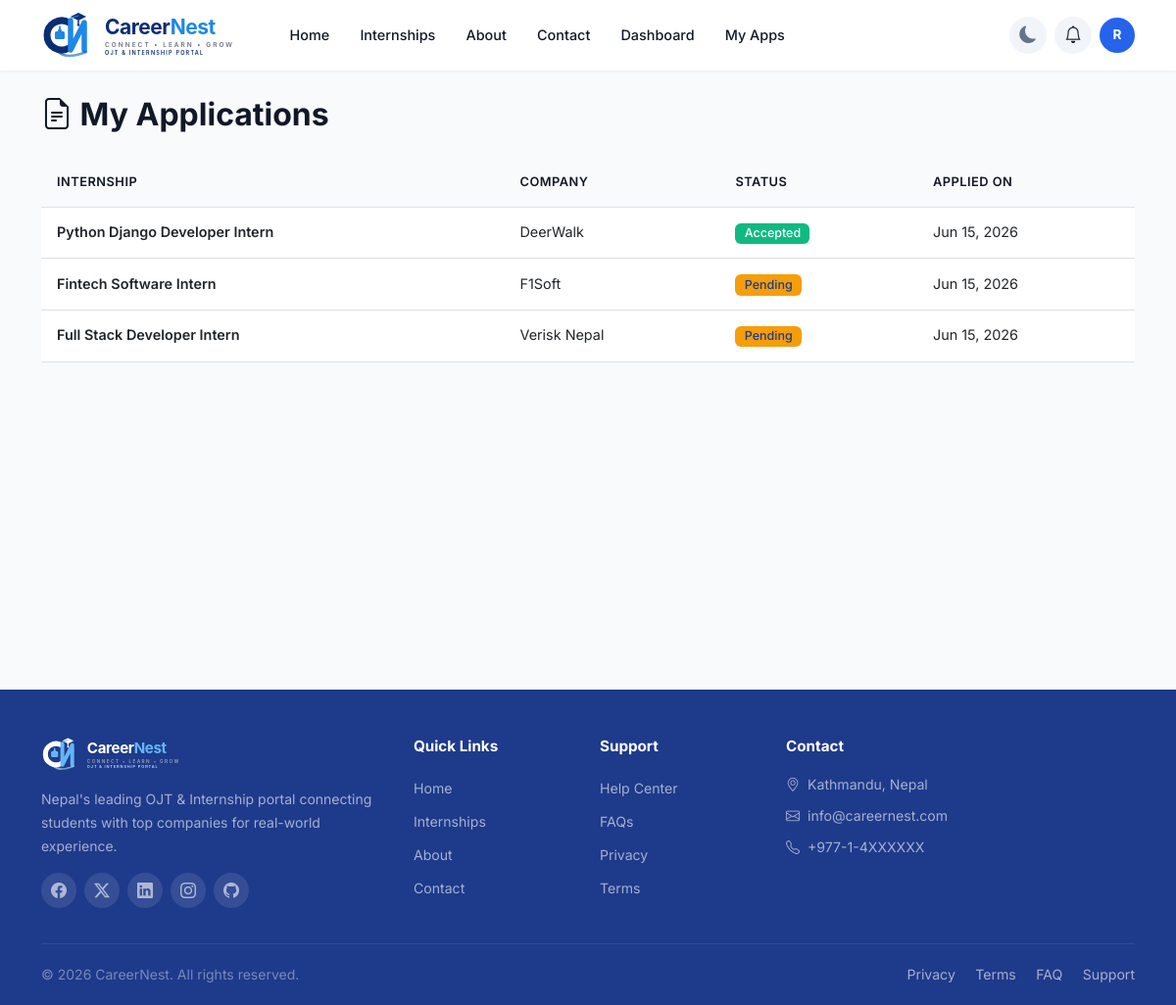
The app's page /applications/my/ (signed in) with its own data.
### applications/models.py (models this page shows, shortened)
class Application(models.Model):
    STATUS_CHOICES = [
        ('Pending','Pending'),
        ('Accepted','Accepted'),
        ('Rejected','Rejected'),
    ]
    student = models.ForeignKey(
        User,
        on_delete=models.CASCADE,
        related_name='applications'
    )
    internship = models.ForeignKey(
        Internship,
        on_delete=models.CASCADE,
        related_name='applications'
    )
    status = models.CharField(
        max_length=20,
        choices=STATUS_CHOICES,
        default='Pending'
    )
    applied_date = models.DateTimeField(
        auto_now_add=True
    )

### internships/models.py (models this page shows, shortened)
class Internship(models.Model):
    TYPE_CHOICES = [
        ('remote', 'Remote'),
        ('onsite', 'On-site'),
        ('hybrid', 'Hybrid'),
    ]
    company = models.ForeignKey(
        Company, on_delete=models.CASCADE, related_name='internships'
    )
    title = models.CharField(max_length=200)
    description = models.TextField()
    skills_required = models.CharField(max_length=500, blank=True, help_text="Comma separated skills")
    location = models.CharField(max_length=100)
    internship_type = models.CharField(max_length=20, choices=TYPE_CHOICES, default='onsite')
    duration = models.CharField(max_length=100, blank=True, help_text="e.g. 3 months")
    stipend = models.CharField(max_length=100, blank=True, help_text="e.g. Rs. 10,000/month")
    created_at = models.DateTimeField(auto_now_add=True)

### companies/models.py (models this page shows, shortened)
class Company(models.Model):
    user = models.OneToOneField(
        User,
        on_delete=models.CASCADE,
        related_name='company'
    )
    company_name = models.CharField(
        max_length=100
    )
    description = models.TextField()
    is_approved = models.BooleanField(
        default=False
    )

### applications/views.py (the view)
@login_required(login_url='login')
def my_applications(request):
    applications = Application.objects.filter(student=request.user)
    return render(request, 'applications/my_applications.html', {
        'applications': applications
    })

### accounts/context_processors.py (called while the page is built)
def notifications(request):
    if request.user.is_authenticated:
        return {
            'notifications': Notification.objects.filter(user=request.user)[:5],
            'unread_count': Notification.objects.filter(user=request.user, is_read=False).count(),
        }
    return {}

### templates/applications/my_applications.html (shortened to what this page needs)
{% extends 'base.html' %}
{% block content %}
<div class="container mt-4">
    <h2 class="fw-bold mb-4"><i class="bi bi-file-earmark-text"></i> My Applications</h2>
    {% if applications %}
    <div class="table-responsive">
        <table class="table table-hover align-middle">
            <thead>
                <tr>
                    <th>Internship</th>
                    <th>Company</th>
                    <th>Status</th>
                    <th>Applied On</th>
                </tr>
            </thead>
            <tbody>
                {% for app in applications %}
                <tr>
                    <td class="fw-semibold">{{ app.internship.title }}</td>
                    <td>{{ app.internship.company.company_name }}</td>
                    <td>
                        {% if app.status == "Pending" %}
                            <span class="badge bg-warning text-dark">Pending</span>
                        {% elif app.status == "Accepted" %}
                            <span class="badge bg-success">Accepted</span>
                        {% elif app.status == "Rejected" %}
                            <span class="badge bg-danger">Rejected</span>
                        {% endif %}
                    </td>
                    <td>{{ app.applied_date|date:"M d, Y" }}</td>
                </tr>
                {% empty %}
                <tr>
                    <td colspan="4" class="text-center text-muted py-3">No applications yet.</td>
                </tr>
                {% endfor %}
            </tbody>
        </table>
    </div>
    {% endif %}
</div>
{% endblock %}

### templates/base.html (shortened to what this page needs)
<!DOCTYPE html>
<html lang="en">
<head>
    <link href="https://cdn.jsdelivr.net/npm/bootstrap@5.3.0/dist/css/bootstrap.min.css" rel="stylesheet">
    <link rel="stylesheet" href="https://cdn.jsdelivr.net/npm/bootstrap-icons@1.11.0/font/bootstrap-icons.css">
    {% load static %}
    <link rel="stylesheet" href="{% static 'css/style.css' %}">
</head>
<body>
    <nav class="navbar navbar-expand-lg navbar-light sticky-top">
        <div class="container">
            <a class="navbar-brand" href="/">
                <img src="{% static 'images/logo.svg' %}" alt="CareerNest" height="50">
            </a>
            <div class="collapse navbar-collapse" id="navbarNav">
                <ul class="navbar-nav me-auto">
                    <li class="nav-item"><a class="nav-link" href="/">Home</a></li>
                    <li class="nav-item"><a class="nav-link" href="{% url 'internship_list' %}">Internships</a></li>
                    <li class="nav-item"><a class="nav-link" href="{% url 'about' %}">About</a></li>
                    <li class="nav-item"><a class="nav-link" href="{% url 'contact' %}">Contact</a></li>
                    {% if user.is_authenticated %}
                        {% if user.is_staff %}
                        <li class="nav-item dropdown">
                            <a class="nav-link dropdown-toggle" href="#" role="button" data-bs-toggle="dropdown">Admin</a>
                            <ul class="dropdown-menu">
                                <li><a class="dropdown-item" href="{% url 'admin_dashboard' %}">Dashboard</a></li>
                                <li><a class="dropdown-item" href="{% url 'admin_applications' %}">Applications</a></li>
                                <li><a class="dropdown-item" href="/admin/">Django Admin</a></li>
                            </ul>
                        </li>
                        {% elif user.company %}
                        <li class="nav-item"><a class="nav-link" href="{% url 'company_dashboard' %}">Dashboard</a></li>
                        <li class="nav-item"><a class="nav-link" href="{% url 'create_internship' %}">Post</a></li>
                        {% else %}
                        <li class="nav-item"><a class="nav-link" href="{% url 'student_dashboard' %}">Dashboard</a></li>
                        <li class="nav-item"><a class="nav-link" href="{% url 'my_applications' %}">My Apps</a></li>
                        {% endif %}
                    {% endif %}
                </ul>
                <ul class="navbar-nav align-items-center gap-2">
                    <li class="nav-item">
                        <button class="theme-toggle" id="themeToggle" title="Toggle dark mode">
                            <i class="bi bi-moon-fill"></i>
                        </button>
                    </li>
                    {% if user.is_authenticated %}
                    <li class="nav-item dropdown">
                        <button class="notification-btn" data-bs-toggle="dropdown" aria-label="Notifications">
                            <i class="bi bi-bell"></i>
                        </button>
                    </li>
                    <li class="nav-item dropdown">
                        <div class="avatar-circle-nav" data-bs-toggle="dropdown" role="button">{{ user.username|first|upper }}</div>
                    </li>
                    {% else %}
                    <li class="nav-item"><a class="btn-login" href="{% url 'login' %}">Login</a></li>
                    <li class="nav-item"><a class="btn-register" href="{% url 'signup' %}">Register</a></li>
                    {% endif %}
                </ul>
            </div>
        </div>
    </nav>
    <main>
        {% block content %}{% endblock %}
    </main>
    <footer class="site-footer pt-5 pb-0 mt-5">
        <div class="container">
            <div class="row g-4">
                <div class="col-lg-4">
                    <img src="{% static 'images/logo-light.svg' %}" alt="CareerNest" height="36" class="mb-3">
                    <p class="small" style="color: rgba(255,255,255,0.6);">Nepal's leading OJT & Internship portal connecting students with top companies for real-world experience.</p>
                    <div class="d-flex gap-2 mt-3">
                        <a href="#" class="social-link"><i class="bi bi-facebook"></i></a>
                        <a href="#" class="social-link"><i class="bi bi-twitter-x"></i></a>
                        <a href="#" class="social-link"><i class="bi bi-linkedin"></i></a>
                        <a href="#" class="social-link"><i class="bi bi-instagram"></i></a>
                        <a href="#" class="social-link"><i class="bi bi-github"></i></a>
                    </div>
                </div>
                <div class="col-6 col-lg-2">
                    <h6 class="footer-title">Quick Links</h6>
                    <ul class="list-unstyled">
                        <li class="mb-1"><a href="/" class="footer-link">Home</a></li>
                        <li class="mb-1"><a href="{% url 'internship_list' %}" class="footer-link">Internships</a></li>
                        <li class="mb-1"><a href="{% url 'about' %}" class="footer-link">About</a></li>
                        <li class="mb-1"><a href="{% url 'contact' %}" class="footer-link">Contact</a></li>
                    </ul>
                </div>
                <div class="col-6 col-lg-2">
                    <h6 class="footer-title">Support</h6>
                    <ul class="list-unstyled">
                        <li class="mb-1"><a href="#" class="footer-link">Help Center</a></li>
                        <li class="mb-1"><a href="#" class="footer-link">FAQs</a></li>
                        <li class="mb-1"><a href="#" class="footer-link">Privacy</a></li>
                        <li class="mb-1"><a href="#" class="footer-link">Terms</a></li>
                    </ul>
                </div>
                <div class="col-lg-4">
                    <h6 class="footer-title">Contact</h6>
                    <ul class="list-unstyled" style="color: rgba(255,255,255,0.6); font-size: 0.88rem;">
                        <li class="mb-2"><i class="bi bi-geo-alt me-1"></i> Kathmandu, Nepal</li>
                        <li class="mb-2"><i class="bi bi-envelope me-1"></i> info@careernest.com</li>
                        <li class="mb-2"><i class="bi bi-telephone me-1"></i> +977-1-4XXXXXX</li>
                    </ul>
                </div>
            </div>
            <div class="footer-bottom py-3 mt-4">
                <div class="row align-items-center">
                    <div class="col-md-6 text-center text-md-start">
                        <p class="mb-0 small" style="color: rgba(255,255,255,0.4);">&copy; {% now "Y" %} CareerNest. All rights reserved.</p>
                    </div>
                    <div class="col-md-6 text-center text-md-end">
                        <a href="#" class="footer-link small me-3">Privacy</a>
                        <a href="#" class="footer-link small me-3">Terms</a>
                        <a href="#" class="footer-link small me-3">FAQ</a>
                        <a href="#" class="footer-link small">Support</a>
                    </div>
                </div>
            </div>
        </div>
    </footer>
</body>
</html>

### static/css/style.css (style rules this page uses)
:root { --primary: #2563EB; --primary-dark: #1D4ED8; --dark: #1E3A8A; --accent: #10B981; --highlight: #F59E0B; --danger: #EF4444; --bg: #F8FAFC; --card-bg: #FFFFFF; --text: #111827; --text-muted: #6B7280; --border: #E5E7EB; --shadow: 0 1px 3px rgba(0,0,0,0.06), 0 1px 2px rgba(0,0,0,0.04); --shadow-md: 0 10px 30px rgba(0,0,0,0.06); --shadow-lg: 0 20px 60px rgba(0,0,0,0.1); --radius: 12px; --radius-sm: 8px; --radius-lg: 20px; --navbar-height: 72px; --link: #2563EB; --link-hover: #1E3A8A; --bs-primary: #2563EB; --bs-primary-rgb: 37, 99, 235; --bs-success: #10B981; --bs-success-rgb: 16, 185, 129; --bs-warning: #F59E0B; --bs-warning-rgb: 245, 158, 11; --bs-danger: #EF4444; --bs-danger-rgb: 239, 68, 68; --bs-dark: #1E3A8A; --bs-dark-rgb: 30, 58, 138; }
* { box-sizing: border-box; }
body { font-family: 'Inter', 'Segoe UI', -apple-system, sans-serif; background-color: var(--bg); color: var(--text); line-height: 1.7; overflow-x: hidden; -webkit-font-smoothing: antialiased; }
h1, h2, h3, h4, h5, h6 { font-weight: 700; line-height: 1.3; }
p { line-height: 1.7; }
a { color: var(--primary); text-decoration: none; transition: color 0.2s; }
main { min-height: 70vh; }
.navbar { height: var(--navbar-height); background: var(--card-bg) !important; box-shadow: 0 1px 3px rgba(0,0,0,0.06); padding: 0 0; }
.navbar .container { height: 100%; }
.navbar-brand { padding: 0; margin: 0; display: flex; align-items: center; }
.navbar-brand img { height: 50px; width: auto; display: block; }
.navbar-nav { align-items: center; gap: 0.25rem; }
.navbar .nav-link { font-size: 0.9rem; font-weight: 500; color: var(--text) !important; padding: 0.5rem 0.85rem !important; border-radius: var(--radius-sm); transition: all 0.2s; }
.navbar .notification-btn { position: relative; width: 38px; height: 38px; display: flex; align-items: center; justify-content: center; border-radius: 50%; background: #F1F5F9; border: none; color: var(--text); font-size: 1.1rem; transition: all 0.2s; }
.avatar-circle-nav { width: 36px; height: 36px; border-radius: 50%; background: var(--primary); color: white; display: flex; align-items: center; justify-content: center; font-weight: 700; font-size: 0.85rem; cursor: pointer; transition: all 0.2s; }
.table th { border-top: none; background: var(--bg); font-weight: 600; color: var(--text); font-size: 0.8rem; text-transform: uppercase; letter-spacing: 0.5px; padding: 0.85rem 1rem; }
.table td { font-size: 0.9rem; vertical-align: middle; padding: 0.85rem 1rem; }
.badge { font-weight: 500; padding: 0.35em 0.75em; font-size: 0.78rem; border-radius: 6px; }
.site-footer { background: var(--dark); color: rgba(255,255,255,0.85); }
.footer-title { font-weight: 700; font-size: 0.95rem; margin-bottom: 1.1rem; color: white; }
.footer-link { color: rgba(255,255,255,0.6); text-decoration: none; font-size: 0.88rem; transition: all 0.2s; display: inline-block; padding: 0.2rem 0; }
.social-link { width: 36px; height: 36px; border-radius: 50%; background: rgba(255,255,255,0.1); display: flex; align-items: center; justify-content: center; color: rgba(255,255,255,0.6); font-size: 1rem; transition: all 0.2s; }
.footer-bottom { border-top: 1px solid rgba(255,255,255,0.08); }
html { scroll-behavior: smooth; }
.theme-toggle { width: 38px; height: 38px; border-radius: 50%; border: none; background: #F1F5F9; color: #64748B; display: flex; align-items: center; justify-content: center; font-size: 1.1rem; cursor: pointer; transition: all 0.3s; }
body, .navbar, .card, .dash-stat, .dash-sidebar, .stat-card, .feature-card, .testimonial-card, .search-wrapper, .internship-card, .company-logo-card, .form-control, .form-select, .table, .dropdown-menu, .dropdown-item, .list-group-item, .card-header, .card-footer, .btn-ghost, .badge { transition: background-color 0.3s, color 0.3s, border-color 0.3s; }

### records on screen
Application: internship "Python Django Developer Intern", internship.company.company_name "DeerWalk", status "Accepted", applied_date "Jun 15, 2026"
Application: internship "Fintech Software Intern", internship.company.company_name "F1Soft", status "Pending", applied_date "Jun 15, 2026"
Application: internship "Full Stack Developer Intern", internship.company.company_name "Verisk Nepal", status "Pending", applied_date "Jun 15, 2026"

### other values on screen
{{ user.username|first|upper }} "R"
